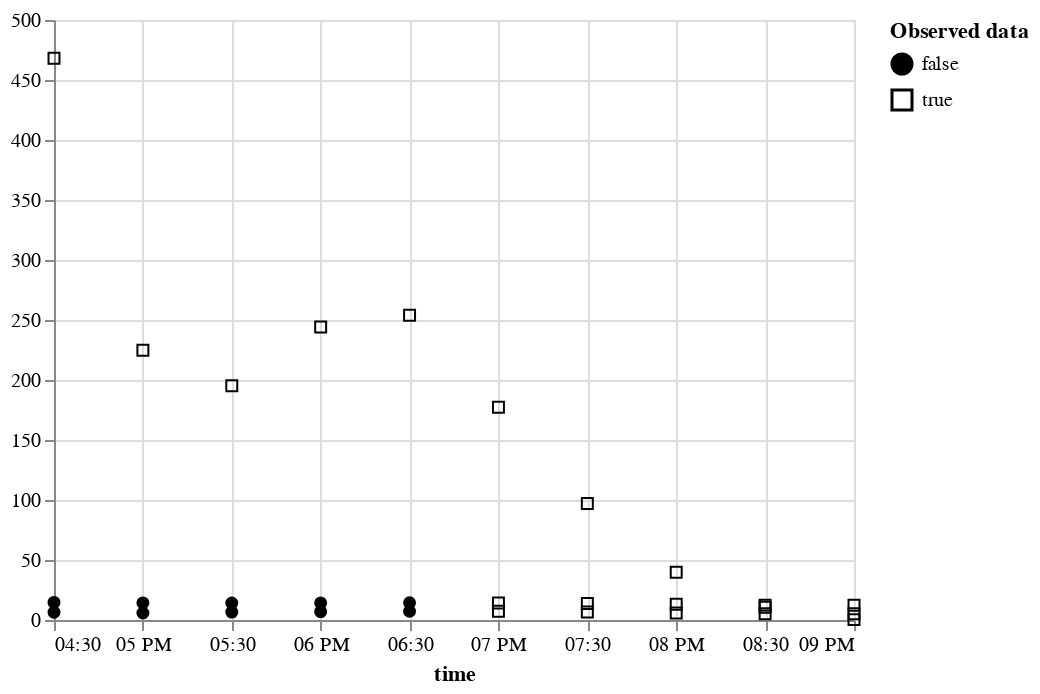

Notebook source saved alongside this figure:
### Code cell
plot_points(m_df.tidy())

### Figure 1 — Vega-Lite specification as saved in the notebook (floating-point values rounded to 4 significant figures)
{"config": {"view": {"continuousWidth": 400, "continuousHeight": 300}}, "data": {"name": "data-78793625ad331c69629763c17f6779c5"}, "mark": {"type": "point", "color": "black", "fillOpacity": 1, "strokeWidth": 1}, "encoding": {"fill": {"field": "is_present", "legend": {"title": ["Observed data"]}, "scale": {"range": ["black", "#ffffff00"]}, "type": "nominal"}, "shape": {"field": "is_present", "type": "nominal"}, "x": {"field": "time", "type": "temporal"}, "y": {"field": "value", "scale": {"zero": false}, "title": "", "type": "quantitative"}}, "$schema": "https://vega.github.io/schema/vega-lite/v5.2.0.json", "datasets": {"data-78793625ad331c69629763c17f6779c5": [{"time": "2000-06-15T16:30:00", "variable": "TA", "value": 14.65, "is_present": false}, {"time": "2000-06-15T17:00:00", "variable": "TA", "value": 14.22, "is_present": false}, {"time": "2000-06-15T17:30:00", "variable": "TA", "value": 14.11, "is_present": false}, {"time": "2000-06-15T18:00:00", "variable": "TA", "value": 14.23, "is_present": false}, {"time": "2000-06-15T18:30:00", "variable": "TA", "value": 14.4, "is_present": false}, {"time": "2000-06-15T19:00:00", "variable": "TA", "value": 14.09, "is_present": true}, {"time": "2000-06-15T19:30:00", "variable": "TA", "value": 13.71, "is_present": true}, {"time": "2000-06-15T20:00:00", "variable": "TA", "value": 13.08, "is_present": true}, {"time": "2000-06-15T20:30:00", "variable": "TA", "value": 12.41, "is_present": true}, {"time": "2000-06-15T21:00:00", "variable": "TA", "value": 12.27, "is_present": true}, {"time": "2000-06-15T16:30:00", "variable": "SW_IN", "value": 468.2, "is_present": true}, {"time": "2000-06-15T17:00:00", "variable": "SW_IN", "value": 224.8, "is_present": true}, {"time": "2000-06-15T17:30:00", "variable": "SW_IN", "value": 195.3, "is_present": true}, {"time": "2000-06-15T18:00:00", "variable": "SW_IN", "value": 244.2, "is_present": true}, {"time": "2000-06-15T18:30:00", "variable": "SW_IN", "value": 253.9, "is_present": true}, {"time": "2000-06-15T19:00:00", "variable": "SW_IN", "value": 177.3, "is_present": true}, {"time": "2000-06-15T19:30:00", "variable": "SW_IN", "value": 97.07, "is_present": true}, {"time": "2000-06-15T20:00:00", "variable": "SW_IN", "value": 39.71, "is_present": true}, {"time": "2000-06-15T20:30:00", "variable": "SW_IN", "value": 10.65, "is_present": true}, {"time": "2000-06-15T21:00:00", "variable": "SW_IN", "value": 0.32, "is_present": true}, {"time": "2000-06-15T16:30:00", "variable": "VPD", "value": 6.454, "is_present": false}, {"time": "2000-06-15T17:00:00", "variable": "VPD", "value": 5.799, "is_present": false}, {"time": "2000-06-15T17:30:00", "variable": "VPD", "value": 6.577, "is_present": false}, {"time": "2000-06-15T18:00:00", "variable": "VPD", "value": 6.931, "is_present": false}, {"time": "2000-06-15T18:30:00", "variable": "VPD", "value": 7.286, "is_present": false}, {"time": "2000-06-15T19:00:00", "variable": "VPD", "value": 7.251, "is_present": true}, {"time": "2000-06-15T19:30:00", "variable": "VPD", "value": 6.683, "is_present": true}, {"time": "2000-06-15T20:00:00", "variable": "VPD", "value": 5.851, "is_present": true}, {"time": "2000-06-15T20:30:00", "variable": "VPD", "value": 5.254, "is_present": true}, {"time": "2000-06-15T21:00:00", "variable": "VPD", "value": 5.164, "is_present": true}]}}
